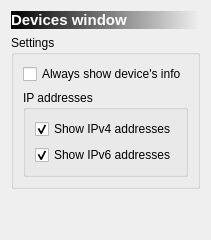
     <widget class="QWidget" name="page_5">
      <layout class="QGridLayout" name="gridLayout_8">
       <item row="0" column="0">
        <widget class="QLabel" name="label_8">
         <property name="sizePolicy">
          <sizepolicy hsizetype="Preferred" vsizetype="Fixed">
           <horstretch>0</horstretch>
           <verstretch>0</verstretch>
          </sizepolicy>
         </property>
         <property name="autoFillBackground">
          <bool>false</bool>
         </property>
         <property name="styleSheet">
          <string notr="true">background-color: qlineargradient(spread:pad, x1:0, y1:0, x2:1, y2:0, stop:0 rgba(0, 0, 0, 255), stop:1 rgba(240, 240, 240, 255));
color: rgb(255, 255, 255);</string>
         </property>
         <property name="frameShape">
          <enum>QFrame::NoFrame</enum>
         </property>
         <property name="text">
          <string>&lt;!DOCTYPE HTML PUBLIC &quot;-//W3C//DTD HTML 4.0//EN&quot; &quot;http://www.w3.org/TR/REC-html40/strict.dtd&quot;&gt;
&lt;html&gt;&lt;head&gt;&lt;meta name=&quot;qrichtext&quot; content=&quot;1&quot; /&gt;&lt;style type=&quot;text/css&quot;&gt;
p, li { white-space: pre-wrap; }
&lt;/style&gt;&lt;/head&gt;&lt;body style=&quot; font-family:'MS Shell Dlg 2'; font-size:8.25pt; font-weight:400; font-style:normal;&quot;&gt;
&lt;p style=&quot; margin-top:0px; margin-bottom:0px; margin-left:0px; margin-right:0px; -qt-block-indent:0; text-indent:0px;&quot;&gt;&lt;span style=&quot; font-size:11pt; font-weight:600;&quot;&gt;Devices window&lt;/span&gt;&lt;/p&gt;&lt;/body&gt;&lt;/html&gt;</string>
         </property>
         <property name="margin">
          <number>3</number>
         </property>
        </widget>
       </item>
       <item row="2" column="0">
        <spacer name="verticalSpacer_7">
         <property name="orientation">
          <enum>Qt::Vertical</enum>
         </property>
         <property name="sizeHint" stdset="0">
          <size>
           <width>20</width>
           <height>40</height>
          </size>
         </property>
        </spacer>
       </item>
       <item row="1" column="0">
        <widget class="QGroupBox" name="groupBox_9">
         <property name="title">
          <string>Settings</string>
         </property>
         <layout class="QGridLayout" name="gridLayout_11">
          <item row="1" column="0">
           <widget class="QGroupBox" name="groupBox_3">
            <property name="title">
             <string>IP addresses</string>
            </property>
            <layout class="QGridLayout" name="gridLayout_9">
             <item row="1" column="0">
              <widget class="QCheckBox" name="checkBoxIPv6">
               <property name="text">
                <string>Show IPv6 addresses</string>
               </property>
               <property name="checked">
                <bool>true</bool>
               </property>
              </widget>
             </item>
             <item row="0" column="0">
              <widget class="QCheckBox" name="checkBoxIPv4">
               <property name="text">
                <string>Show IPv4 addresses</string>
               </property>
               <property name="checked">
                <bool>true</bool>
               </property>
              </widget>
             </item>
            </layout>
           </widget>
          </item>
          <item row="0" column="0">
           <widget class="QCheckBox" name="checkBoxDevicesInfo">
            <property name="text">
             <string>Always show device's info</string>
            </property>
           </widget>
          </item>
         </layout>
        </widget>
       </item>
      </layout>
     </widget>
